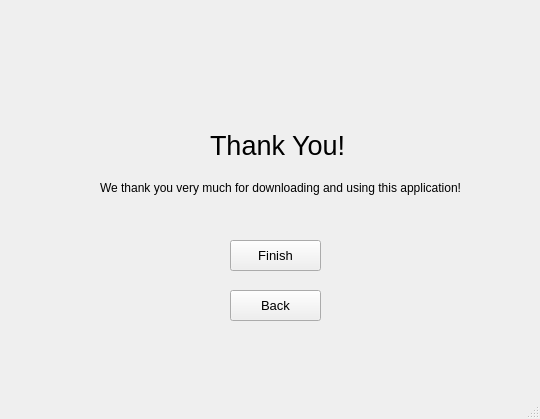
<?xml version="1.0" encoding="UTF-8"?>
<ui version="4.0">
 <class>MainWindow</class>
 <widget class="QMainWindow" name="MainWindow">
  <property name="geometry">
   <rect>
    <x>0</x>
    <y>0</y>
    <width>540</width>
    <height>419</height>
   </rect>
  </property>
  <property name="windowTitle">
   <string>MainWindow</string>
  </property>
  <widget class="QWidget" name="centralwidget">
   <widget class="QLabel" name="label_9">
    <property name="geometry">
     <rect>
      <x>250</x>
      <y>60</y>
      <width>51</width>
      <height>51</height>
     </rect>
    </property>
    <property name="text">
     <string/>
    </property>
    <property name="pixmap">
     <pixmap>../Material/3cc089d557f24e431b1cd45ab88d2f1f86d7d2615157b96a7f61c37ec7b25663_100.webp</pixmap>
    </property>
    <property name="scaledContents">
     <bool>true</bool>
    </property>
   </widget>
   <widget class="QLabel" name="label_2">
    <property name="geometry">
     <rect>
      <x>210</x>
      <y>130</y>
      <width>141</width>
      <height>31</height>
     </rect>
    </property>
    <property name="font">
     <font>
      <pointsize>20</pointsize>
     </font>
    </property>
    <property name="text">
     <string>Thank You!</string>
    </property>
   </widget>
   <widget class="QLabel" name="label">
    <property name="geometry">
     <rect>
      <x>100</x>
      <y>180</y>
      <width>381</width>
      <height>16</height>
     </rect>
    </property>
    <property name="font">
     <font>
      <pointsize>9</pointsize>
     </font>
    </property>
    <property name="text">
     <string>We thank you very much for downloading and using this application!</string>
    </property>
   </widget>
   <widget class="QPushButton" name="bt_finish">
    <property name="geometry">
     <rect>
      <x>230</x>
      <y>240</y>
      <width>91</width>
      <height>31</height>
     </rect>
    </property>
    <property name="font">
     <font>
      <pointsize>10</pointsize>
     </font>
    </property>
    <property name="text">
     <string>Finish</string>
    </property>
   </widget>
   <widget class="QPushButton" name="bt_back">
    <property name="geometry">
     <rect>
      <x>230</x>
      <y>290</y>
      <width>91</width>
      <height>31</height>
     </rect>
    </property>
    <property name="font">
     <font>
      <pointsize>10</pointsize>
     </font>
    </property>
    <property name="text">
     <string>Back</string>
    </property>
   </widget>
  </widget>
  <widget class="QMenuBar" name="menubar">
   <property name="geometry">
    <rect>
     <x>0</x>
     <y>0</y>
     <width>540</width>
     <height>21</height>
    </rect>
   </property>
  </widget>
  <widget class="QStatusBar" name="statusbar"/>
 </widget>
 <resources/>
 <connections/>
</ui>
